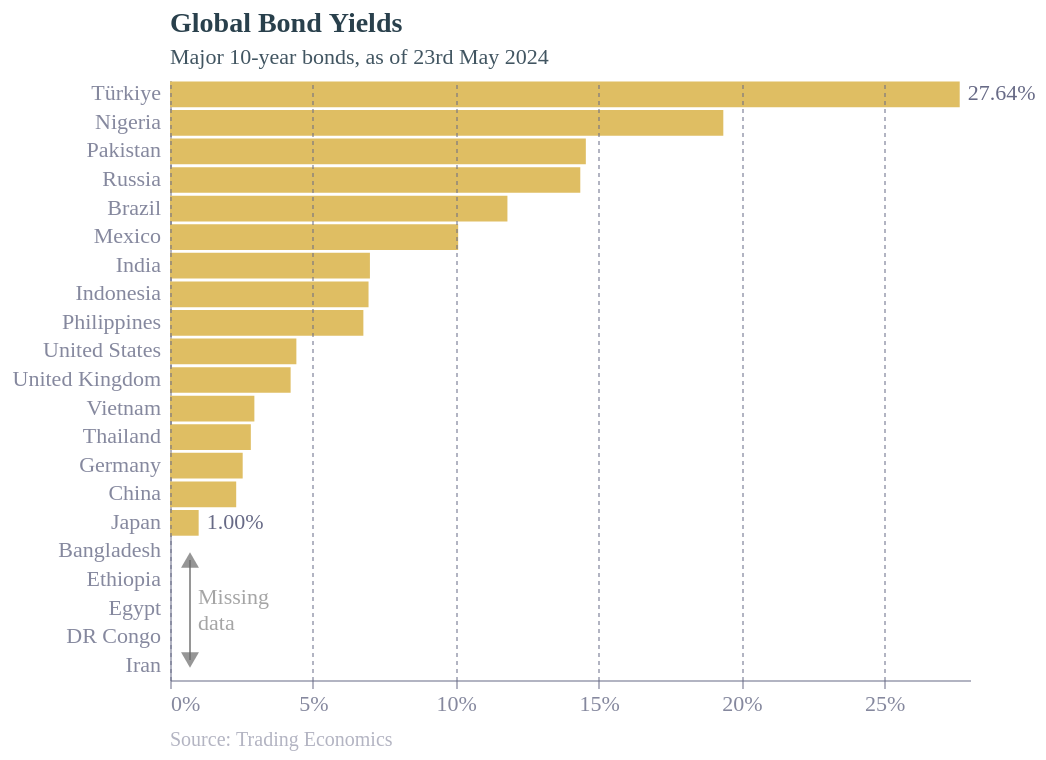

Write the Vega-Lite specification saved for this chart.
### Vega-Lite specification from a JSON file in a GitHub repository (floating-point values rounded to 4 significant figures)
{"config": {"font": "Circular Std", "text": {"color": "#676A86", "align": "left", "baseline": "middle", "dx": 7, "dy": 0, "fontSize": 11}, "view": {"stroke": null, "continuousWidth": 400, "continuousHeight": 300, "discreteWidth": 400, "discreteHeight": 300}, "bar": {"color": "#179fdb"}, "line": {"color": "#e6224b"}, "rule": {"color": "#676A86"}, "point": {"filled": true, "size": 80, "color": "#e6224b", "opacity": 0.95}, "geoshape": {"stroke": "white", "strokeWidth": 0.3}, "rect": {"fill": "#d6d4d4", "opacity": 0.3}, "axis": {"labelColor": "#676A86", "labelFontSize": 11, "labelFont": "Circular Std", "labelOpacity": 0.8, "tickColor": "#676A86", "tickOpacity": 0.5, "domainColor": "#676A86", "domainOpacity": 0.5, "gridColor": "#676A86", "gridDash": [2, 2], "gridOpacity": 0.5, "title": null, "titleColor": "#676A86", "titleOpacity": 0.8, "tickSize": 4}, "axisXDiscrete": {"grid": false, "labelAngle": 0, "tickCount": 10, "tickOpacity": 0.5, "title": null}, "axisYDiscrete": {"ticks": false, "labelPadding": 5}, "axisXTemporal": {"grid": false, "ticks": true}, "axisXQuantitative": {"grid": true}, "axisYQuantitative": {"gridColor": "#676A86", "gridDash": [1, 5], "gridOpacity": 0.5, "ticks": false, "labelPadding": 5, "tickCount": 8, "titleAngle": 0, "titleAlign": "left", "titleBaseline": "bottom", "titleX": 0, "titleY": -5}, "title": {"color": "#122b39E6", "subtitleColor": "#122b39CC", "font": "Circular Std", "subtitleFont": "Circular Std", "anchor": "start", "fontSize": 14, "subtitleFontSize": 11, "subtitlePadding": 4, "offset": 6, "frame": "group"}, "legend": {"titleColor": "#122b39", "title": null, "labelColor": "#122b39", "labelFontSize": 11}}, "layer": [{"data": {"name": "data-01d3e8fa8b506cbe1cdfbe9723a1cf12"}, "mark": {"type": "bar", "color": "rgb(223,190,99)"}, "encoding": {"x": {"axis": {"format": "%", "zindex": 1, "tickCount": 6}, "field": "Value", "type": "quantitative"}, "y": {"field": "Country", "sort": "-x", "type": "nominal"}}, "title": {"text": "Global Bond Yields", "subtitle": ["Major 10-year bonds, as of 23rd May 2024"]}}, {"data": {"name": "data-d285a7403ed98ae579761d64a864032b"}, "mark": {"type": "text", "align": "left", "dx": 0, "dy": 0, "fontSize": 10, "opacity": 0.5, "text": "Source: Trading Economics"}, "encoding": {"x": {"value": 0}, "y": {"value": 330}}}, {"data": {"name": "data-01d3e8fa8b506cbe1cdfbe9723a1cf12"}, "mark": {"type": "text", "align": {"expr": "datum.Value < 0 ? \"right\" : \"left\""}, "baseline": "middle", "dx": {"expr": "datum.Value < 0 ? -2 : 4"}}, "encoding": {"opacity": {"condition": {"test": {"field": "ISO3", "oneOf": ["TUR", "JPN"]}, "value": 1}, "value": 0}, "text": {"field": "Value", "format": ".2%", "type": "nominal"}, "x": {"axis": {"format": "%", "zindex": 1, "tickCount": 6}, "field": "Value", "type": "quantitative"}, "y": {"field": "Country", "sort": "-x", "type": "nominal"}}, "title": {"text": "Global Bond Yields", "subtitle": ["Major 10-year bonds, as of 23rd May 2024"]}}, {"layer": [{"mark": {"type": "rule", "color": "dimgrey", "opacity": 0.7}, "encoding": {"x": {"field": "x", "type": "quantitative"}, "y": {"value": 240}, "y2": {"value": 290}}}, {"mark": {"type": "point", "color": "dimgrey", "opacity": 0.7, "shape": "triangle-up"}, "encoding": {"x": {"field": "x", "type": "quantitative"}, "y": {"value": 240}}}, {"mark": {"type": "point", "color": "dimgrey", "opacity": 0.7, "shape": "triangle-down"}, "encoding": {"x": {"field": "x", "type": "quantitative"}, "y": {"value": 290}}}, {"mark": {"type": "text", "align": "left", "color": "dimgrey", "dx": 4, "dy": -6, "lineBreak": "\n", "opacity": 0.6}, "encoding": {"text": {"value": "Missing\ndata"}, "x": {"field": "x", "type": "quantitative"}, "y": {"value": 265.0}}}], "data": {"name": "data-765fb80cd5a13872c53debac485ed9ef"}}], "height": 300, "width": 400, "$schema": "https://vega.github.io/schema/vega-lite/v5.17.0.json", "datasets": {"data-01d3e8fa8b506cbe1cdfbe9723a1cf12": [{"Country": "Nigeria", "Value": 0.1937, "Day": " 0.0030", "Weekly": 0.0006, "Monthly": -0.0016, "YoY": 0.0488, "Date": "2022-05-01", "ISO3": "NGA"}, {"Country": "Japan", "Value": 0.01003, "Day": " 0.0022", "Weekly": 0.0008, "Monthly": 0.0011, "YoY": 0.006, "Date": "2023-05-01", "ISO3": "JPN"}, {"Country": "India", "Value": 0.06997, "Day": " 0.0810", "Weekly": -0.0009, "Monthly": -0.0017, "YoY": -0.0002, "Date": "2022-05-01", "ISO3": "IND"}, {"Country": "China", "Value": 0.02317, "Day": " 0.0065", "Weekly": 0.0, "Monthly": 0.0004, "YoY": -0.0039, "Date": "2023-05-01", "ISO3": "CHN"}, {"Country": "Thailand", "Value": 0.0283, "Day": " 0.0005", "Weekly": 0.0009, "Monthly": 0.0007, "YoY": 0.0027, "Date": "2023-05-01", "ISO3": "THA"}, {"Country": "Vietnam", "Value": 0.02953, "Day": " 0.0690", "Weekly": 0.0009, "Monthly": 0.0003, "YoY": -0.0019, "Date": "2023-05-01", "ISO3": "VNM"}, {"Country": "Indonesia", "Value": 0.06949, "Day": " 0.0260", "Weekly": -0.0009, "Monthly": -0.0011, "YoY": 0.0052, "Date": "2022-05-01", "ISO3": "IDN"}, {"Country": "Pakistan", "Value": 0.1455, "Day": " 0.0005", "Weekly": -0.0006, "Monthly": -0.0007, "YoY": -0.0053, "Date": "2023-05-01", "ISO3": "PAK"}, {"Country": "Philippines", "Value": 0.06768, "Day": " 0.0285", "Weekly": -0.0008, "Monthly": -0.0008, "YoY": 0.0082, "Date": "2023-05-01", "ISO3": "PHL"}, {"Country": "United States", "Value": 0.04423, "Day": " 0.0027", "Weekly": 0.0005, "Monthly": -0.0022, "YoY": 0.0071, "Date": "2024-05-23", "ISO3": "USA"}, {"Country": "Brazil", "Value": 0.1181, "Day": " 0.1400", "Weekly": 0.0015, "Monthly": 0.0034, "YoY": -0.0008, "Date": "2022-05-01", "ISO3": "BRA"}, {"Country": "Mexico", "Value": 0.1009, "Day": " 0.0005", "Weekly": 0.0008, "Monthly": -0.0024, "YoY": 0.0116, "Date": "2023-05-01", "ISO3": "MEX"}, {"Country": "United Kingdom", "Value": 0.04222, "Day": " 0.014", "Weekly": 0.0014, "Monthly": -0.0011, "YoY": 0.0001, "Date": "2024-05-23", "ISO3": "GBR"}, {"Country": "Germany", "Value": 0.02544, "Day": " 0.006", "Weekly": 0.0009, "Monthly": -0.0005, "YoY": 0.0009, "Date": "2024-05-23", "ISO3": "DEU"}, {"Country": "Russia", "Value": 0.1436, "Day": " 0.12", "Weekly": -0.0069, "Monthly": 0.0011, "YoY": 0.0362, "Date": "2024-05-23", "ISO3": "RUS"}, {"Country": "Türkiye", "Value": 0.2764, "Day": " 0.2150", "Weekly": 0.002, "Monthly": 0.0061, "YoY": 0.1877, "Date": "2022-05-01", "ISO3": "TUR"}, {"Country": "Bangladesh", "Value": null, "Day": null, "Weekly": null, "Monthly": null, "YoY": null, "Date": null, "ISO3": "BGD"}, {"Country": "Ethiopia", "Value": null, "Day": null, "Weekly": null, "Monthly": null, "YoY": null, "Date": null, "ISO3": "ETH"}, {"Country": "Egypt", "Value": null, "Day": null, "Weekly": null, "Monthly": null, "YoY": null, "Date": null, "ISO3": "EGY"}, {"Country": "DR Congo", "Value": null, "Day": null, "Weekly": null, "Monthly": null, "YoY": null, "Date": null, "ISO3": "COD"}, {"Country": "Iran", "Value": null, "Day": null, "Weekly": null, "Monthly": null, "YoY": null, "Date": null, "ISO3": "IRN"}], "data-d285a7403ed98ae579761d64a864032b": [{"x": 0}], "data-765fb80cd5a13872c53debac485ed9ef": [{"x": 0.007}]}}
